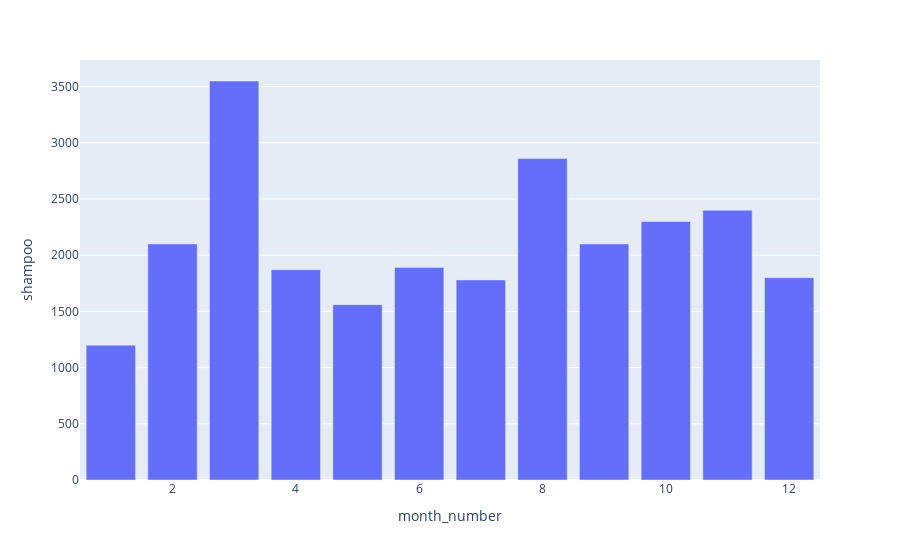

Notebook cell for this chart:
### Code cell
plt.figure(figsize=(15,7))
fig= plx.bar(sales,x='month_number',y='shampoo')
fig.show()

### Figure 1 — Plotly figure (JSON) as saved in the notebook; plotly's stock layout.template omitted (floating-point values rounded to 4 significant figures)
{"data": [{"alignmentgroup": "True", "hovertemplate": "month_number=%{x}<br>shampoo=%{y}<extra></extra>", "legendgroup": "", "marker": {"color": "#636efa", "pattern": {"shape": ""}}, "name": "", "offsetgroup": "", "orientation": "v", "showlegend": false, "textposition": "auto", "type": "bar", "x": [1, 2, 3, 4, 5, 6, 7, 8, 9, 10, 11, 12], "xaxis": "x", "y": [1200, 2100, 3550, 1870, 1560, 1890, 1780, 2860, 2100, 2300, 2400, 1800], "yaxis": "y"}], "layout": {"autosize": true, "barmode": "relative", "legend": {"tracegroupgap": 0}, "margin": {"t": 60}, "xaxis": {"anchor": "y", "autorange": true, "domain": [0, 1], "range": [0.5, 12.5], "title": {"text": "month_number"}, "type": "linear"}, "yaxis": {"anchor": "x", "autorange": true, "domain": [0, 1], "range": [0, 3737.0], "title": {"text": "shampoo"}, "type": "linear"}}}
